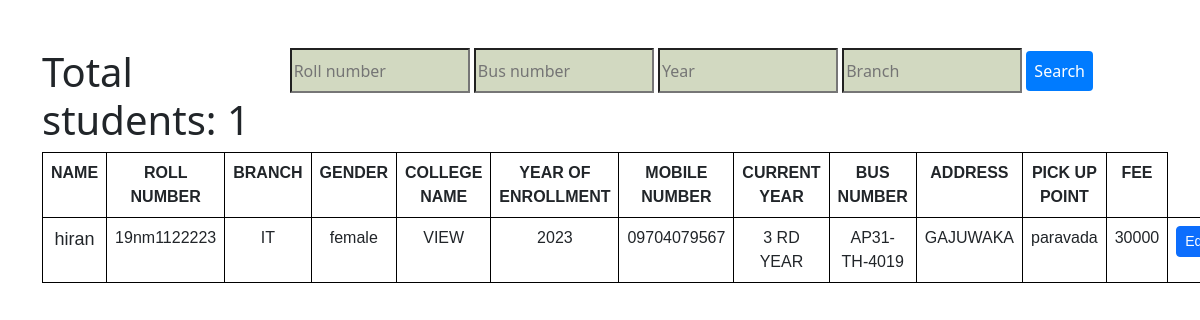
Screenshot of /paid.php?bus_number=AP31-TH-4019 with the database file from the repository.
### tables this page shows
CREATE TABLE `student` (
  `name` varchar(255) NOT NULL,
  `roll_number` varchar(20) NOT NULL,
  `branch` varchar(255) NOT NULL,
  `current_year` varchar(255) NOT NULL,
  `year_of_enrollment` varchar(255) NOT NULL,
  `college_name` varchar(255) NOT NULL,
  `mobile_number` varchar(13) NOT NULL,
  `address` text NOT NULL,
  `pick_up_point` varchar(255) NOT NULL,
  `bus_number` varchar(255) NOT NULL,
  `gender` varchar(255) NOT NULL,
  `fee` varchar(255) DEFAULT '0'
);

### paid.php (the view, shortened to what this page needs)
<!DOCTYPE html>
<html lang="en">
<head>
    <link rel="stylesheet" href="https://cdn.jsdelivr.net/npm/bootstrap@5.3.0-alpha1/dist/css/bootstrap.min.css">
	</head>
<body>
	<div class="view1" >
<body>
  <div class="abc">
<input type="text" id="roll-number-input" class="my" placeholder="Roll number">
<input type="text" id="bus-number-input" class="my" placeholder="Bus number">
<input type="text" id="year-input" class="my" placeholder="Year">
<input type="text" id="branch-input" class="my" placeholder="Branch">
<button id="search-button" onclick="performSearch()">Search</button>
</div>
<div class="container my-5">
    <table class="table" style="width:100%;  text-align: center;">
    <thread>
    <tr>
    <th>NAME</th>
    <th >ROLL NUMBER</th>
    <th>BRANCH</th>
    <th >GENDER</th>
    <th>COLLEGE NAME</th>
    <th>YEAR OF ENROLLMENT</th>
    <th>MOBILE NUMBER </th>
    <th>CURRENT YEAR</th>
    <th>BUS NUMBER</th>
    <TH>ADDRESS</TH>
    <TH>PICK UP POINT</TH>
    <TH>FEE</TH>
  </tr>
</thread>
<tbody>
    <?php
     $servername = "localhost";
     $username = "root";
     $password = "";
     $database = "transport-project";
     $connection = new mysqli($servername, $username, $password, $database);
            if ($_SERVER['REQUEST_METHOD']=='GET')
{
    $BUS_NUMBER=$_GET["bus_number"];
     $sql="SELECT COUNT(*) as total_students from student where fee >0 and BUS_NUMBER='$BUS_NUMBER'";
     $result=$connection->query($sql);
     if($result->num_rows>0){
      $row=$result->fetch_assoc();
      echo"<h1>Total students:  " .$row["total_students"]."</h1>";
      }
     $sql="SELECT * From student where BUS_NUMBER='$BUS_NUMBER'";
     $result= $connection->query($sql);
     if ($result->num_rows > 0) {
        while($row = $result->fetch_assoc()) {
          if ($row["fee"] >0) {
        echo "
        <tr>
    <td>$row[name]</td>
    <td>$row[roll_number]</td>
    <td>$row[branch]</td>
    <td>$row[gender]</td>
    <td>$row[college_name]</td>
    <td>$row[year_of_enrollment]</td>
    <td>$row[mobile_number]</td>
    <td>$row[current_year]</td>
    <td>$row[bus_number]</td>
    <td>$row[address]</td>
    <td>$row[pick_up_point]</td>
    <td>$row[fee]</td>
    <td><a class='btn btn-primary btn-sm' href='/Transport-project/edit-fee2.php?roll_number=$row[roll_number]'>Edit</a></td>
    </tr>
        ";
     }
    }
  } else {
    echo "No results found.";
  }}
     ?>
</div>
</body>
</html>

### paid.php (style rules this page uses)
#search-button { padding: 8px; border: none; border-radius: 4px; background-color: #007bff; color: white; cursor: pointer; }
.abc { float: right; padding-right: 107px; padding-bottom: 20px; }
.my { background-color: #D2D9C1; width: 180px; height: 45px; }
th, td { border:1px solid black; }
table td:first-child { font-size:18px; }
table { font-family:Arial,sans-serif; font-size:16px; }

### rows the page displays
student: name "hiran", roll_number "19nm1122223", branch "IT", gender "female", college_name "VIEW", year_of_enrollment "2023", mobile_number "09704079567", current_year "3 RD YEAR", bus_number "AP31-TH-4019", address "GAJUWAKA", pick_up_point "paravada", fee "30000"

### other values shown
$row["total_students"] "1"
